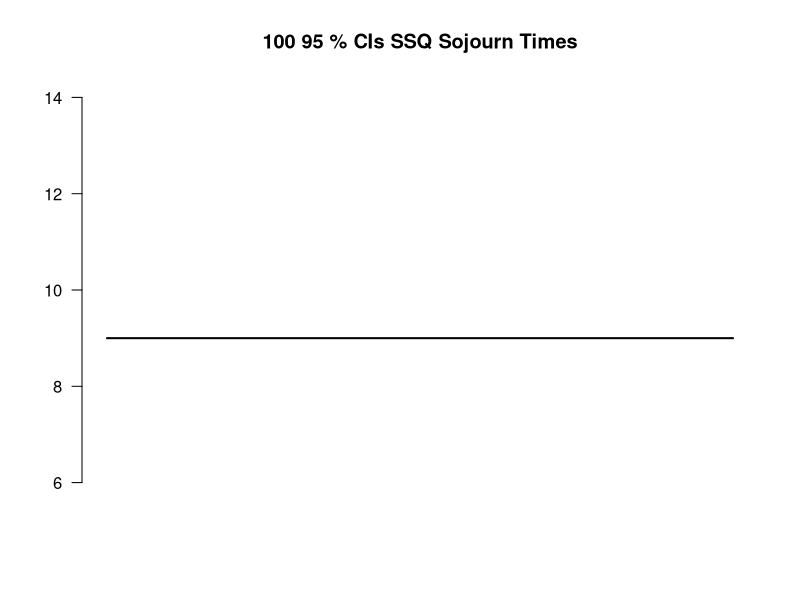

Write the R code that produced this figure. (Note: this script raises an error after producing the figure.)
# Are Oelsner
# Simulations Lab 10b

N = 100            # Number of CIs to generate
initialSeed = 5612127090  # Student ID
numJobs = 65536    # number of jobs
#numJobs = 500
warmup = 1024      # length of warmup period to be removed
lambda = 1         # lambda
nu = 10/9          # nu
m = 1/(nu - lambda)# theoretical mean sojourn time for ssq
# b = batch size
# n = number of batches (numJobs/b)
ymin = 6
ymax = 14
yby = 2
confLevel = 0.95# Confidence Level

batchSizes <- c(64, 128, 256, 512, 1024, 2048)

for(i in 1:6) {
  set.seed(561212709) # Student ID
  b = batchSizes[i]
  n = numJobs/b
  
  pdfFilename = paste("sojournPlotB:", b, "N:", n, ".pdf", sep = "")
  cairo_pdf(pdfFilename, width = 8, height = 4)
  par(mfrow = c(1,1))
 
  plot(NULL, type = "l", xlab = "", ylab = "", xlim = c(1, 100), ylim = c(ymin, ymax), main = paste(N, (confLevel*100),"% CIs SSQ Sojourn Times"), axes = FALSE)
  axis(2, at = seq(ymin, ymax, by = yby), las = 1)
  lines(x = c(1, 100), y = c(m, m), lwd = 2)
  misses = 0
  for(i in 1:N) {
    output <- ssq(numJobs + warmup, showOutput = FALSE, saveSojournTimes = TRUE)
    sojourns <- output$sojournTimes[-(1:warmup)] #removes warmup
    batchMeans <- numeric(n)
    for(j in 1:n) {
      batch <- sojourns[(1:b) + (b * (j-1))]
      batchMeans[j] <- mean(batch)
    }
    t <- t.test(batchMeans, mu = m, conf.level = confLevel)
    if(t$conf.int[1] > m || t$conf.int[2] < m) {
      lines(x = c(i, i), y = t$conf.int, col = "red")
      misses = misses + 1
    }
    else {
      lines(x = c(i, i), y = t$conf.int)
    }
  }
  legend("topright", legend = c(paste("batch size = ", b), paste("misses = ", misses), paste("seed=", seed)))#, cex = c(.5, .5))
  dev.off()
}

